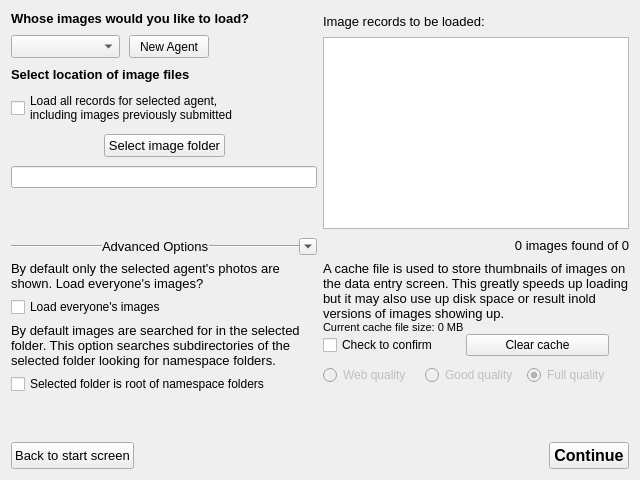
<?xml version="1.0" encoding="UTF-8"?>
<ui version="4.0">
 <class>EditExisting</class>
 <widget class="QWidget" name="EditExisting">
  <property name="geometry">
   <rect>
    <x>0</x>
    <y>0</y>
    <width>640</width>
    <height>480</height>
   </rect>
  </property>
  <property name="sizePolicy">
   <sizepolicy hsizetype="MinimumExpanding" vsizetype="MinimumExpanding">
    <horstretch>0</horstretch>
    <verstretch>0</verstretch>
   </sizepolicy>
  </property>
  <property name="minimumSize">
   <size>
    <width>640</width>
    <height>480</height>
   </size>
  </property>
  <property name="maximumSize">
   <size>
    <width>16777215</width>
    <height>16777215</height>
   </size>
  </property>
  <property name="windowTitle">
   <string>Bioimages Collection Manager - Edit Existing Records</string>
  </property>
  <property name="windowIcon">
   <iconset resource="BioCM.qrc">
    <normaloff>:/icon.png</normaloff>:/icon.png</iconset>
  </property>
  <layout class="QGridLayout" name="gridLayout_2">
   <item row="2" column="0" colspan="2">
    <spacer name="verticalSpacer">
     <property name="orientation">
      <enum>Qt::Vertical</enum>
     </property>
     <property name="sizeType">
      <enum>QSizePolicy::Expanding</enum>
     </property>
     <property name="sizeHint" stdset="0">
      <size>
       <width>20</width>
       <height>0</height>
      </size>
     </property>
    </spacer>
   </item>
   <item row="1" column="0" colspan="2">
    <widget class="QWidget" name="advancedWidget" native="true">
     <layout class="QGridLayout" name="gridLayout">
      <property name="leftMargin">
       <number>0</number>
      </property>
      <property name="topMargin">
       <number>0</number>
      </property>
      <property name="rightMargin">
       <number>0</number>
      </property>
      <property name="bottomMargin">
       <number>0</number>
      </property>
      <property name="verticalSpacing">
       <number>0</number>
      </property>
      <item row="0" column="0" rowspan="2">
       <layout class="QVBoxLayout" name="verticalLayout_2">
        <property name="spacing">
         <number>6</number>
        </property>
        <item>
         <widget class="QLabel" name="selectCSVLocationLabel_2">
          <property name="sizePolicy">
           <sizepolicy hsizetype="Minimum" vsizetype="Minimum">
            <horstretch>0</horstretch>
            <verstretch>0</verstretch>
           </sizepolicy>
          </property>
          <property name="font">
           <font>
            <pointsize>10</pointsize>
            <weight>50</weight>
            <bold>false</bold>
           </font>
          </property>
          <property name="text">
           <string>By default only the selected agent's photos are shown. Load everyone's images?</string>
          </property>
          <property name="wordWrap">
           <bool>true</bool>
          </property>
         </widget>
        </item>
        <item>
         <widget class="QCheckBox" name="loadAllImagesCheckbox">
          <property name="sizePolicy">
           <sizepolicy hsizetype="Minimum" vsizetype="Minimum">
            <horstretch>0</horstretch>
            <verstretch>0</verstretch>
           </sizepolicy>
          </property>
          <property name="text">
           <string>Load everyone's images</string>
          </property>
         </widget>
        </item>
        <item>
         <widget class="QLabel" name="label_4">
          <property name="font">
           <font>
            <pointsize>10</pointsize>
            <weight>50</weight>
            <bold>false</bold>
           </font>
          </property>
          <property name="text">
           <string>By default images are searched for in the selected folder. This option searches subdirectories of the selected folder looking for namespace folders.</string>
          </property>
          <property name="wordWrap">
           <bool>true</bool>
          </property>
         </widget>
        </item>
        <item>
         <widget class="QCheckBox" name="rootFolderCheckbox">
          <property name="sizePolicy">
           <sizepolicy hsizetype="Minimum" vsizetype="Minimum">
            <horstretch>0</horstretch>
            <verstretch>0</verstretch>
           </sizepolicy>
          </property>
          <property name="text">
           <string>Selected folder is root of namespace folders</string>
          </property>
         </widget>
        </item>
       </layout>
      </item>
      <item row="1" column="1" rowspan="2">
       <layout class="QHBoxLayout" name="horizontalLayout_6">
        <property name="spacing">
         <number>0</number>
        </property>
        <item>
         <widget class="QRadioButton" name="webQualityButton">
          <property name="enabled">
           <bool>false</bool>
          </property>
          <property name="sizePolicy">
           <sizepolicy hsizetype="Minimum" vsizetype="Minimum">
            <horstretch>0</horstretch>
            <verstretch>0</verstretch>
           </sizepolicy>
          </property>
          <property name="text">
           <string>Web quality</string>
          </property>
         </widget>
        </item>
        <item>
         <widget class="QRadioButton" name="goodQualityButton">
          <property name="enabled">
           <bool>false</bool>
          </property>
          <property name="sizePolicy">
           <sizepolicy hsizetype="Minimum" vsizetype="Minimum">
            <horstretch>0</horstretch>
            <verstretch>0</verstretch>
           </sizepolicy>
          </property>
          <property name="text">
           <string>Good quality</string>
          </property>
          <property name="checked">
           <bool>false</bool>
          </property>
         </widget>
        </item>
        <item>
         <widget class="QRadioButton" name="fullQualityButton">
          <property name="enabled">
           <bool>false</bool>
          </property>
          <property name="sizePolicy">
           <sizepolicy hsizetype="Minimum" vsizetype="Minimum">
            <horstretch>0</horstretch>
            <verstretch>0</verstretch>
           </sizepolicy>
          </property>
          <property name="text">
           <string>Full quality</string>
          </property>
          <property name="checked">
           <bool>true</bool>
          </property>
         </widget>
        </item>
       </layout>
      </item>
      <item row="0" column="1">
       <layout class="QVBoxLayout" name="verticalLayout_3">
        <item>
         <widget class="QLabel" name="label_5">
          <property name="sizePolicy">
           <sizepolicy hsizetype="Minimum" vsizetype="Minimum">
            <horstretch>0</horstretch>
            <verstretch>0</verstretch>
           </sizepolicy>
          </property>
          <property name="font">
           <font>
            <pointsize>10</pointsize>
            <weight>50</weight>
            <bold>false</bold>
           </font>
          </property>
          <property name="text">
           <string>A cache file is used to store thumbnails of images on the data entry screen. This greatly speeds up loading but it may also use up disk space or result inold versions of images showing up.</string>
          </property>
          <property name="alignment">
           <set>Qt::AlignLeading|Qt::AlignLeft|Qt::AlignTop</set>
          </property>
          <property name="wordWrap">
           <bool>true</bool>
          </property>
         </widget>
        </item>
        <item>
         <widget class="QLabel" name="currentCacheSizeLabel">
          <property name="sizePolicy">
           <sizepolicy hsizetype="Minimum" vsizetype="Minimum">
            <horstretch>0</horstretch>
            <verstretch>0</verstretch>
           </sizepolicy>
          </property>
          <property name="font">
           <font>
            <pointsize>8</pointsize>
           </font>
          </property>
          <property name="text">
           <string>Current cache file size: 0 MB</string>
          </property>
         </widget>
        </item>
        <item>
         <layout class="QHBoxLayout" name="horizontalLayout_5">
          <item>
           <widget class="QCheckBox" name="confirmCacheClear">
            <property name="sizePolicy">
             <sizepolicy hsizetype="Minimum" vsizetype="Minimum">
              <horstretch>0</horstretch>
              <verstretch>0</verstretch>
             </sizepolicy>
            </property>
            <property name="text">
             <string>Check to confirm</string>
            </property>
           </widget>
          </item>
          <item>
           <widget class="QPushButton" name="clearCache">
            <property name="sizePolicy">
             <sizepolicy hsizetype="Minimum" vsizetype="Minimum">
              <horstretch>0</horstretch>
              <verstretch>0</verstretch>
             </sizepolicy>
            </property>
            <property name="text">
             <string>Clear cache</string>
            </property>
           </widget>
          </item>
          <item>
           <spacer name="horizontalSpacer_3">
            <property name="orientation">
             <enum>Qt::Horizontal</enum>
            </property>
            <property name="sizeType">
             <enum>QSizePolicy::Minimum</enum>
            </property>
            <property name="sizeHint" stdset="0">
             <size>
              <width>20</width>
              <height>20</height>
             </size>
            </property>
           </spacer>
          </item>
         </layout>
        </item>
       </layout>
      </item>
     </layout>
     <widget class="QLabel" name="label_3">
      <property name="geometry">
       <rect>
        <x>0</x>
        <y>0</y>
        <width>47</width>
        <height>13</height>
       </rect>
      </property>
      <property name="text">
       <string/>
      </property>
     </widget>
    </widget>
   </item>
   <item row="0" column="0">
    <layout class="QVBoxLayout" name="verticalLayout_4">
     <property name="spacing">
      <number>9</number>
     </property>
     <item>
      <widget class="QLabel" name="uniqueIDLabel">
       <property name="font">
        <font>
         <pointsize>10</pointsize>
         <weight>75</weight>
         <bold>true</bold>
        </font>
       </property>
       <property name="text">
        <string>Whose images would you like to load?</string>
       </property>
      </widget>
     </item>
     <item>
      <layout class="QHBoxLayout" name="horizontalLayout_8">
       <item>
        <widget class="QComboBox" name="agentBox">
         <property name="sizePolicy">
          <sizepolicy hsizetype="MinimumExpanding" vsizetype="Preferred">
           <horstretch>0</horstretch>
           <verstretch>0</verstretch>
          </sizepolicy>
         </property>
         <property name="font">
          <font>
           <pointsize>10</pointsize>
          </font>
         </property>
        </widget>
       </item>
       <item>
        <widget class="QPushButton" name="addnewAgentButton">
         <property name="sizePolicy">
          <sizepolicy hsizetype="Minimum" vsizetype="Preferred">
           <horstretch>0</horstretch>
           <verstretch>0</verstretch>
          </sizepolicy>
         </property>
         <property name="text">
          <string>New Agent</string>
         </property>
        </widget>
       </item>
       <item>
        <spacer name="horizontalSpacer_7">
         <property name="orientation">
          <enum>Qt::Horizontal</enum>
         </property>
         <property name="sizeType">
          <enum>QSizePolicy::MinimumExpanding</enum>
         </property>
         <property name="sizeHint" stdset="0">
          <size>
           <width>0</width>
           <height>20</height>
          </size>
         </property>
        </spacer>
       </item>
      </layout>
     </item>
     <item>
      <widget class="QLabel" name="selectImageLocationLabel">
       <property name="font">
        <font>
         <pointsize>10</pointsize>
         <weight>75</weight>
         <bold>true</bold>
        </font>
       </property>
       <property name="text">
        <string>Select location of image files</string>
       </property>
      </widget>
     </item>
     <item>
      <widget class="QCheckBox" name="loadHistoricalRecordsCheckbox">
       <property name="sizePolicy">
        <sizepolicy hsizetype="Minimum" vsizetype="Minimum">
         <horstretch>0</horstretch>
         <verstretch>0</verstretch>
        </sizepolicy>
       </property>
       <property name="text">
        <string>Load all records for selected agent,
including images previously submitted</string>
       </property>
      </widget>
     </item>
     <item>
      <layout class="QHBoxLayout" name="horizontalLayout_9">
       <item>
        <spacer name="horizontalSpacer_5">
         <property name="orientation">
          <enum>Qt::Horizontal</enum>
         </property>
         <property name="sizeHint" stdset="0">
          <size>
           <width>40</width>
           <height>20</height>
          </size>
         </property>
        </spacer>
       </item>
       <item>
        <widget class="QPushButton" name="selectImageLocationButton">
         <property name="sizePolicy">
          <sizepolicy hsizetype="Minimum" vsizetype="Preferred">
           <horstretch>0</horstretch>
           <verstretch>0</verstretch>
          </sizepolicy>
         </property>
         <property name="font">
          <font>
           <pointsize>10</pointsize>
          </font>
         </property>
         <property name="text">
          <string>Select image folder</string>
         </property>
        </widget>
       </item>
       <item>
        <spacer name="horizontalSpacer_6">
         <property name="orientation">
          <enum>Qt::Horizontal</enum>
         </property>
         <property name="sizeHint" stdset="0">
          <size>
           <width>40</width>
           <height>20</height>
          </size>
         </property>
        </spacer>
       </item>
      </layout>
     </item>
     <item>
      <widget class="QLineEdit" name="selectedImageFolder">
       <property name="sizePolicy">
        <sizepolicy hsizetype="Expanding" vsizetype="Minimum">
         <horstretch>0</horstretch>
         <verstretch>0</verstretch>
        </sizepolicy>
       </property>
       <property name="readOnly">
        <bool>true</bool>
       </property>
      </widget>
     </item>
     <item>
      <spacer name="verticalSpacer_2">
       <property name="orientation">
        <enum>Qt::Vertical</enum>
       </property>
       <property name="sizeType">
        <enum>QSizePolicy::Expanding</enum>
       </property>
       <property name="sizeHint" stdset="0">
        <size>
         <width>20</width>
         <height>0</height>
        </size>
       </property>
      </spacer>
     </item>
     <item>
      <layout class="QHBoxLayout" name="horizontalLayout">
       <property name="spacing">
        <number>0</number>
       </property>
       <item>
        <widget class="Line" name="line_2">
         <property name="sizePolicy">
          <sizepolicy hsizetype="Minimum" vsizetype="Fixed">
           <horstretch>1</horstretch>
           <verstretch>0</verstretch>
          </sizepolicy>
         </property>
         <property name="orientation">
          <enum>Qt::Horizontal</enum>
         </property>
        </widget>
       </item>
       <item>
        <widget class="QLabel" name="label_2">
         <property name="sizePolicy">
          <sizepolicy hsizetype="Minimum" vsizetype="Minimum">
           <horstretch>0</horstretch>
           <verstretch>0</verstretch>
          </sizepolicy>
         </property>
         <property name="maximumSize">
          <size>
           <width>1677215</width>
           <height>16777215</height>
          </size>
         </property>
         <property name="font">
          <font>
           <pointsize>10</pointsize>
          </font>
         </property>
         <property name="text">
          <string>Advanced Options</string>
         </property>
        </widget>
       </item>
       <item>
        <widget class="Line" name="line">
         <property name="sizePolicy">
          <sizepolicy hsizetype="Minimum" vsizetype="Fixed">
           <horstretch>1</horstretch>
           <verstretch>0</verstretch>
          </sizepolicy>
         </property>
         <property name="minimumSize">
          <size>
           <width>0</width>
           <height>0</height>
          </size>
         </property>
         <property name="orientation">
          <enum>Qt::Horizontal</enum>
         </property>
        </widget>
       </item>
       <item>
        <widget class="QToolButton" name="showHideButton">
         <property name="sizePolicy">
          <sizepolicy hsizetype="Minimum" vsizetype="Preferred">
           <horstretch>0</horstretch>
           <verstretch>0</verstretch>
          </sizepolicy>
         </property>
         <property name="text">
          <string>...</string>
         </property>
         <property name="iconSize">
          <size>
           <width>10</width>
           <height>10</height>
          </size>
         </property>
         <property name="arrowType">
          <enum>Qt::DownArrow</enum>
         </property>
        </widget>
       </item>
      </layout>
     </item>
    </layout>
   </item>
   <item row="0" column="1">
    <layout class="QVBoxLayout" name="verticalLayout">
     <item>
      <layout class="QHBoxLayout" name="horizontalLayout_2">
       <item>
        <widget class="QLabel" name="label">
         <property name="font">
          <font>
           <pointsize>10</pointsize>
          </font>
         </property>
         <property name="text">
          <string>Image records to be loaded:</string>
         </property>
        </widget>
       </item>
       <item>
        <spacer name="horizontalSpacer">
         <property name="orientation">
          <enum>Qt::Horizontal</enum>
         </property>
         <property name="sizeHint" stdset="0">
          <size>
           <width>40</width>
           <height>20</height>
          </size>
         </property>
        </spacer>
       </item>
      </layout>
     </item>
     <item>
      <widget class="QListWidget" name="listWidget"/>
     </item>
     <item>
      <layout class="QHBoxLayout" name="horizontalLayout_3">
       <item>
        <spacer name="horizontalSpacer_2">
         <property name="orientation">
          <enum>Qt::Horizontal</enum>
         </property>
         <property name="sizeHint" stdset="0">
          <size>
           <width>40</width>
           <height>20</height>
          </size>
         </property>
        </spacer>
       </item>
       <item>
        <widget class="QLabel" name="numFilesLabel">
         <property name="font">
          <font>
           <pointsize>10</pointsize>
          </font>
         </property>
         <property name="text">
          <string>0 images found of 0</string>
         </property>
         <property name="alignment">
          <set>Qt::AlignRight|Qt::AlignTrailing|Qt::AlignVCenter</set>
         </property>
        </widget>
       </item>
      </layout>
     </item>
    </layout>
   </item>
   <item row="3" column="0" colspan="2">
    <layout class="QHBoxLayout" name="horizontalLayout_7">
     <item>
      <widget class="QPushButton" name="backButton">
       <property name="sizePolicy">
        <sizepolicy hsizetype="Minimum" vsizetype="Minimum">
         <horstretch>0</horstretch>
         <verstretch>0</verstretch>
        </sizepolicy>
       </property>
       <property name="font">
        <font>
         <pointsize>10</pointsize>
        </font>
       </property>
       <property name="text">
        <string>Back to start screen</string>
       </property>
      </widget>
     </item>
     <item>
      <spacer name="horizontalSpacer_4">
       <property name="orientation">
        <enum>Qt::Horizontal</enum>
       </property>
       <property name="sizeHint" stdset="0">
        <size>
         <width>40</width>
         <height>20</height>
        </size>
       </property>
      </spacer>
     </item>
     <item>
      <widget class="QPushButton" name="doneButton">
       <property name="sizePolicy">
        <sizepolicy hsizetype="Minimum" vsizetype="Minimum">
         <horstretch>0</horstretch>
         <verstretch>0</verstretch>
        </sizepolicy>
       </property>
       <property name="font">
        <font>
         <pointsize>12</pointsize>
         <weight>75</weight>
         <bold>true</bold>
        </font>
       </property>
       <property name="text">
        <string>Continue</string>
       </property>
      </widget>
     </item>
    </layout>
   </item>
  </layout>
  <zorder>advancedWidget</zorder>
  <zorder>verticalLayoutWidget</zorder>
  <zorder>horizontalLayoutWidget_5</zorder>
  <zorder>verticalLayoutWidget_4</zorder>
  <zorder>verticalLayoutWidget_2</zorder>
  <zorder>verticalLayoutWidget_3</zorder>
  <zorder>horizontalLayoutWidget_4</zorder>
  <zorder>verticalSpacer</zorder>
 </widget>
 <tabstops>
  <tabstop>selectImageLocationButton</tabstop>
  <tabstop>doneButton</tabstop>
  <tabstop>backButton</tabstop>
  <tabstop>showHideButton</tabstop>
  <tabstop>loadAllImagesCheckbox</tabstop>
  <tabstop>loadHistoricalRecordsCheckbox</tabstop>
  <tabstop>webQualityButton</tabstop>
  <tabstop>goodQualityButton</tabstop>
  <tabstop>fullQualityButton</tabstop>
  <tabstop>selectedImageFolder</tabstop>
  <tabstop>listWidget</tabstop>
  <tabstop>addnewAgentButton</tabstop>
  <tabstop>agentBox</tabstop>
 </tabstops>
 <resources>
  <include location="BioCM.qrc"/>
 </resources>
 <connections/>
</ui>
